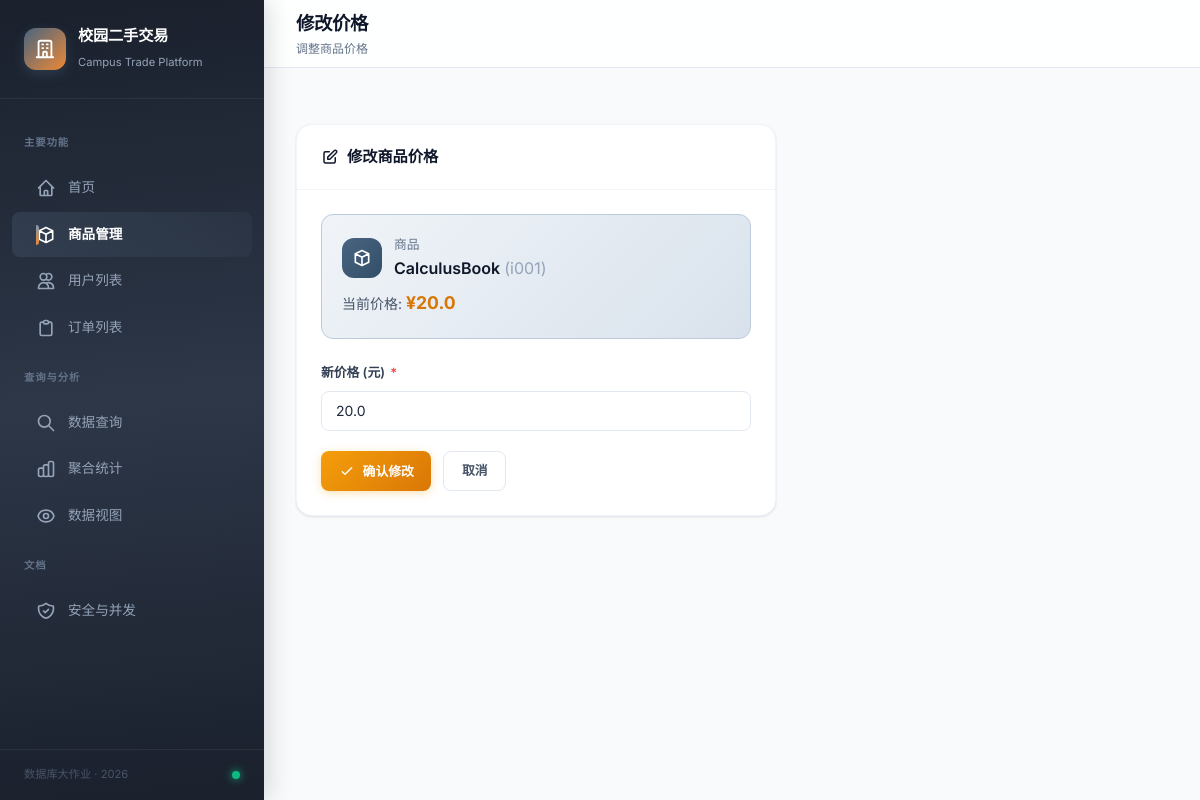
The app's page /item/edit_price/i001 with its own data.
### tables this page shows
CREATE TABLE item (
            item_id    TEXT PRIMARY KEY,
            item_name  TEXT NOT NULL,
            category   TEXT NOT NULL,
            price      REAL NOT NULL CHECK(price > 0),
            status     INTEGER NOT NULL DEFAULT 0 CHECK(status IN (0, 1)),
            seller_id  TEXT NOT NULL,
            list_date  TEXT NOT NULL,
            FOREIGN KEY (seller_id) REFERENCES user(user_id)
        );

### app.py (the view, shortened to what this page needs)
@app.route('/item/edit_price/<item_id>', methods=['GET', 'POST'])
def item_edit_price(item_id):
    conn = get_db()
    item = conn.execute('SELECT * FROM item WHERE item_id = ?', (item_id,)).fetchone()
    conn.close()
    return render_template('item_edit_price.html', item=item)

### db.py (called while the page is built)
def get_db():
    conn = sqlite3.connect(DB_PATH)
    conn.row_factory = sqlite3.Row
    conn.execute("PRAGMA foreign_keys = ON")
    return conn

### templates/item_edit_price.html (shortened to what this page needs)
{% extends "base.html" %}
{% block page_title %}修改价格{% endblock %}
{% block page_desc %}调整商品价格{% endblock %}
{% block content %}
<div class="card" style="max-width:480px;">
    <div class="card-header">
        <h3>
            <svg fill="none" stroke="currentColor" viewBox="0 0 24 24" width="18" height="18"><path stroke-linecap="round" stroke-linejoin="round" stroke-width="2" d="M11 5H6a2 2 0 00-2 2v11a2 2 0 002 2h11a2 2 0 002-2v-5m-1.414-9.414a2 2 0 112.828 2.828L11.828 15H9v-2.828l8.586-8.586z"></path></svg>
            修改商品价格
        </h3>
    </div>
    <div class="card-body">
        <div style="background:linear-gradient(135deg,var(--primary-50),var(--primary-100));padding:1.25rem;border-radius:var(--radius);margin-bottom:1.5rem;border:1px solid var(--primary-200);">
            <div style="display:flex;align-items:center;gap:0.75rem;margin-bottom:0.5rem;">
                <div style="width:40px;height:40px;border-radius:var(--radius);background:linear-gradient(135deg,var(--primary-600),var(--primary-700));color:#fff;display:flex;align-items:center;justify-content:center;">
                    <svg fill="none" stroke="currentColor" viewBox="0 0 24 24" width="20" height="20"><path stroke-linecap="round" stroke-linejoin="round" stroke-width="2" d="M20 7l-8-4-8 4m16 0l-8 4m8-4v10l-8 4m0-10L4 7m8 4v10M4 7v10l8 4"></path></svg>
                </div>
                <div>
                    <p style="font-size:0.8rem;color:var(--gray-500);">商品</p>
                    <p style="font-weight:600;color:var(--gray-900);">{{ item.item_name }} <span style="color:var(--gray-400);font-weight:400;">({{ item.item_id }})</span></p>
                </div>
            </div>
            <p style="font-size:0.875rem;color:var(--gray-600);">当前价格: <strong style="color:var(--warning-600);font-size:1.1rem;">¥{{ item.price }}</strong></p>
        </div>
        <form method="post">
            <div class="form-group">
                <label>新价格 (元) <span class="required">*</span></label>
                <input type="number" name="price" step="0.01" min="0.01" required value="{{ item.price }}">
            </div>
            <div style="display:flex;gap:0.75rem;">
                <button type="submit" class="btn btn-warning">
                    <svg fill="none" stroke="currentColor" viewBox="0 0 24 24" width="16" height="16"><path stroke-linecap="round" stroke-linejoin="round" stroke-width="2" d="M5 13l4 4L19 7"></path></svg>
                    确认修改
                </button>
                <a href="/items" class="btn btn-ghost">取消</a>
            </div>
        </form>
    </div>
</div>
{% endblock %}

### templates/base.html (style rules this page uses)
:root { --primary-50: #f0f4f8; --primary-100: #d9e2ec; --primary-200: #bcccdc; --primary-300: #9fb3c8; --primary-400: #829ab1; --primary-500: #627d98; --primary-600: #486581; --primary-700: #334e68; --primary-800: #243b53; --primary-900: #102a43; --accent-400: #f6ad55; --accent-500: #ed8936; --accent-600: #dd6b20; --success-50: #ecfdf5; --success-100: #d1fae5; --success-500: #10b981; --success-600: #059669; --success-700: #047857; --warning-50: #fffbeb; --warning-100: #fef3c7; --warning-500: #f59e0b; --warning-600: #d97706; --danger-50: #fef2f2; --danger-100: #fee2e2; --danger-500: #ef4444; --danger-600: #dc2626; --danger-700: #b91c1c; --gray-0: #ffffff; --gray-50: #f8fafc; --gray-100: #f1f5f9; --gray-200: #e2e8f0; --gray-300: #cbd5e1; --gray-400: #94a3b8; --gray-500: #64748b; --gray-600: #475569; --gray-700: #334155; --gray-800: #1e293b; --gray-900: #0f172a; --sidebar-width: 264px; --header-height: 68px; --radius-sm: 8px; --radius: 12px; --radius-lg: 16px; --radius-xl: 20px; --shadow-xs: 0 1px 2px rgba(15, 23, 42, 0.04); --shadow-sm: 0 1px 3px rgba(15, 23, 42, 0.08), 0 1px 2px rgba(15, 23, 42, 0.04); --shadow: 0 4px 6px -1px rgba(15, 23, 42, 0.06), 0 2px 4px -2px rgba(15, 23, 42, 0.04); --shadow-md: 0 10px 15px -3px rgba(15, 23, 42, 0.08), 0 4px 6px -4px rgba(15, 23, 42, 0.04); --shadow-lg: 0 20px 25px -5px rgba(15, 23, 42, 0.08), 0 8px 10px -6px rgba(15, 23, 42, 0.04); --shadow-glow: 0 0 20px rgba(98, 125, 152, 0.25); --transition-fast: 150ms cubic-bezier(0.4, 0, 0.2, 1); --transition: 250ms cubic-bezier(0.4, 0, 0.2, 1); --transition-slow: 350ms cubic-bezier(0.4, 0, 0.2, 1); --space-1: 0.25rem; --space-2: 0.5rem; --space-3: 0.75rem; --space-4: 1rem; --space-5: 1.25rem; --space-6: 1.5rem; --space-8: 2rem; --space-10: 2.5rem; --space-12: 3rem; }
* { margin: 0; padding: 0; box-sizing: border-box; }
html { scroll-behavior: smooth; }
body { font-family: 'Inter', 'Noto Sans SC', -apple-system, BlinkMacSystemFont, 'Segoe UI', sans-serif; background: var(--gray-50); color: var(--gray-800); line-height: 1.6; min-height: 100vh; display: flex; -webkit-font-smoothing: antialiased; -moz-osx-font-smoothing: grayscale; }
.card { background: var(--gray-0); border-radius: var(--radius-lg); box-shadow: var(--shadow-sm); border: 1px solid var(--gray-100); overflow: hidden; transition: all var(--transition); }
.card-header { padding: var(--space-5) var(--space-6); border-bottom: 1px solid var(--gray-100); display: flex; align-items: center; justify-content: space-between; }
.card-header h3 { font-size: 0.95rem; font-weight: 600; color: var(--gray-900); display: flex; align-items: center; gap: var(--space-2); }
.card-body { padding: var(--space-6); }
.btn { display: inline-flex; align-items: center; justify-content: center; gap: var(--space-2); padding: 0.55rem 1.1rem; border-radius: var(--radius-sm); font-size: 0.8rem; font-weight: 600; text-decoration: none; cursor: pointer; border: none; transition: all var(--transition-fast); position: relative; overflow: hidden; white-space: nowrap; }
.btn::after { content: ''; position: absolute; inset: 0; background: linear-gradient(180deg, rgba(255,255,255,0.15) 0%, transparent 100%); opacity: 0; transition: opacity var(--transition-fast); }
.btn svg { width: 16px; height: 16px; flex-shrink: 0; }
.btn-warning { background: linear-gradient(135deg, var(--warning-500) 0%, var(--warning-600) 100%); color: #fff; box-shadow: 0 2px 8px rgba(245, 158, 11, 0.3); }
.btn-ghost { background: transparent; color: var(--gray-600); border: 1.5px solid var(--gray-200); }
.form-group { margin-bottom: var(--space-5); }
.form-group label { display: block; margin-bottom: var(--space-2); font-size: 0.8rem; font-weight: 600; color: var(--gray-700); }
.form-group label .required { color: var(--danger-500); margin-left: 2px; }
.form-group input, .form-group select, .form-group textarea { width: 100%; padding: 0.65rem 0.875rem; border: 1.5px solid var(--gray-200); border-radius: var(--radius-sm); font-size: 0.875rem; font-family: inherit; transition: all var(--transition-fast); background: var(--gray-0); color: var(--gray-800); }
.form-group input::placeholder, .form-group textarea::placeholder { color: var(--gray-400); }

### records on screen
item: item_name "CalculusBook", item_id "i001", price "20.0"
